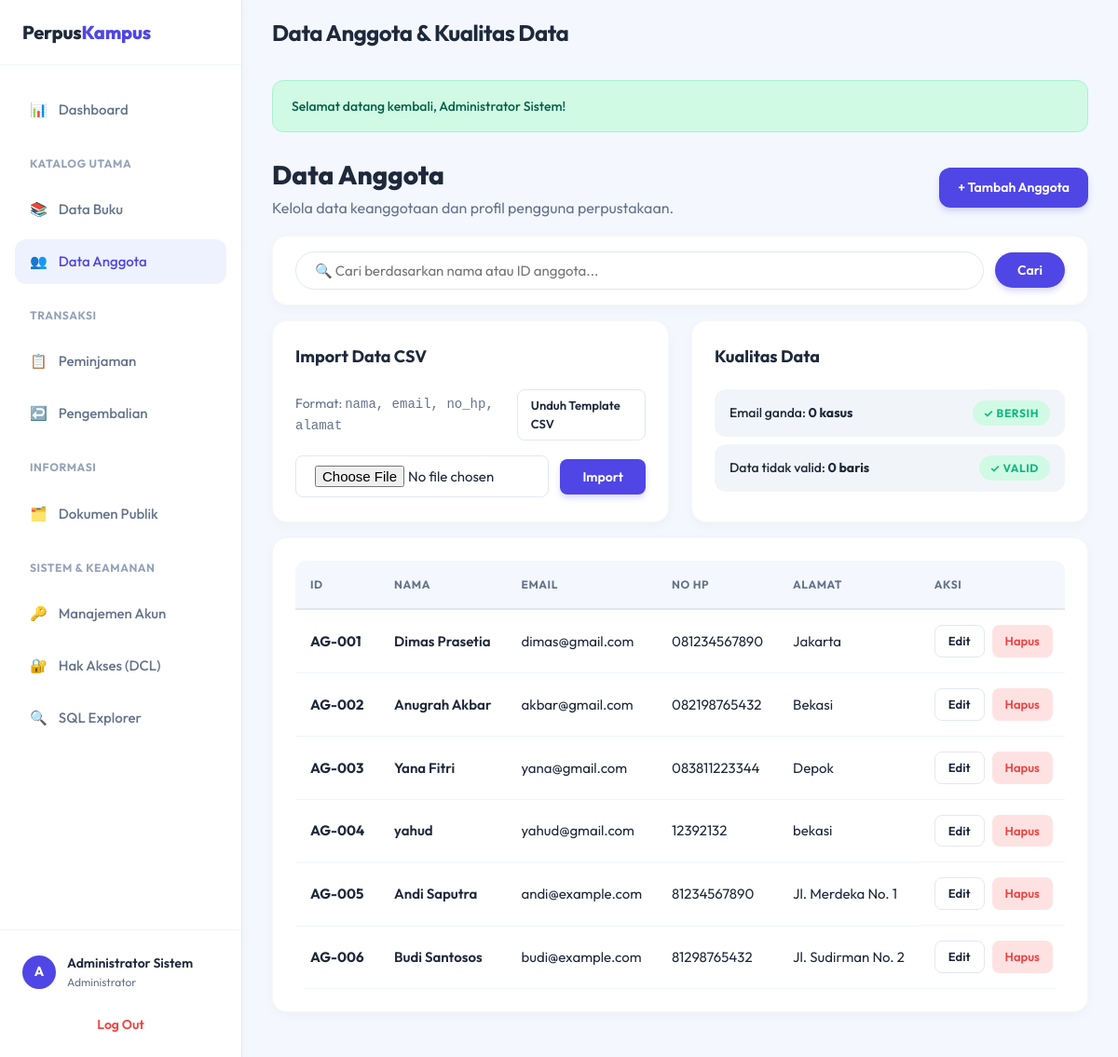
The app's page /index.php?url=anggota/index (signed in) with its own data.
### tables this page shows
CREATE TABLE `anggota` (
  `id_anggota` varchar(15) NOT NULL,
  `nama` varchar(100) NOT NULL,
  `email` varchar(100) NOT NULL,
  `no_hp` varchar(20) DEFAULT NULL,
  `alamat` text,
  PRIMARY KEY (`id_anggota`),
  UNIQUE KEY `email` (`email`)
);

### app/Core/Controller.php (called while the page is built, shortened)
<?php
class Controller {
    public function view($view, $data = []) {
        require_once __DIR__ . '/../Views/' . $view . '.php';
    }
    public function model($model) {
        return new $model();
    }
}

### app/Controllers/AnggotaController.php (called while the page is built, shortened)
<?php
class AnggotaController extends Controller {
    public function index() {
        $anggotaModel = $this->model('AnggotaModel');
        $keyword = $_GET['search'] ?? '';
        $data['anggota'] = $anggotaModel->getAllAnggota($keyword);
        $data['keyword'] = $keyword;
        $data['ganda']   = $anggotaModel->checkDataGanda();
        $data['invalid'] = $anggotaModel->checkDataInvalid();
        $this->view('anggota/index', $data);
    }
}

### app/Core/App.php (called while the page is built, shortened)
<?php
class App {
    protected $method     = 'index';
    public function __construct() {
        $url = $this->parseUrl();
        if (isset($url[0])) {
            $controllerName = ucfirst($url[0]) . 'Controller';
            $file = self::CONTROLLERS_PATH . $controllerName . '.php';
            if (file_exists($file)) {
                unset($url[0]);
            }
        }
        $this->controller = new $this->controller;
        if (isset($url[1])) {
            if (method_exists($this->controller, $url[1])) {
                $this->method = $url[1];
                unset($url[1]);
            }
        }
        $this->params = $url ? array_values($url) : [];
        call_user_func_array([$this->controller, $this->method], $this->params);
    }
    public function parseUrl(): array {
        if (isset($_GET['url'])) {
            return explode('/', filter_var(rtrim($_GET['url'], '/'), FILTER_SANITIZE_URL));
        }
        return [];
    }
}

### public/index.php (called while the page is built, shortened)
<?php
require_once BASE_PATH . '/app/Config/Database.php';
require_once BASE_PATH . '/app/Core/Model.php';
require_once BASE_PATH . '/app/Core/Controller.php';
require_once BASE_PATH . '/app/Core/App.php';
$app = new App();

### app/Core/Model.php (called while the page is built, shortened)
<?php
require_once __DIR__ . '/../Config/Database.php';
abstract class Model {
    public function __construct(PDO $db = null) {
        $this->db = $db ?? Database::getInstance();
    }
}

### app/Config/Database.php (called while the page is built, shortened)
<?php
class Database {
    private static $instance = null;
    private $host = 'localhost';
    private $user = 'root';
    private $pass = '';
    private $name = 'db_perpustakaan_kampus';
    private function __construct() {
        try {
            $dsn = "mysql:host={$this->host};dbname={$this->name};charset=utf8mb4";
            $options = [
                PDO::ATTR_ERRMODE            => PDO::ERRMODE_EXCEPTION,
                PDO::ATTR_DEFAULT_FETCH_MODE => PDO::FETCH_ASSOC,
                PDO::ATTR_EMULATE_PREPARES   => false,
            ];
            $this->conn = new PDO($dsn, $this->user, $this->pass, $options);
        } catch (PDOException $e) {
            die("Database Connection Error: " . $e->getMessage());
        }
    }
    public static function getInstance() {
        if (!self::$instance) {
            self::$instance = new Database();
        }
        return self::$instance->conn;
    }
}

### app/Models/AnggotaModel.php (called while the page is built, shortened)
<?php
class AnggotaModel extends Model {
    public function getAllAnggota(?string $search = '') {
        $query = "SELECT * FROM anggota";
        $params = [];
        $query .= " ORDER BY id_anggota";
        $stmt = $this->db->prepare($query);
        $stmt->execute($params);
        return $stmt->fetchAll();
    }
}

### app/Views/anggota/index.php (the view, shortened to what this page needs)
<?php include __DIR__ . '/../layouts/_flash.php'; ?>
<div class="flex-between align-center mb-4">
    <div>
        <h1 style="font-size:1.75rem; font-weight:800;">Data Anggota</h1>
        <p class="text-muted">Kelola data keanggotaan dan profil pengguna perpustakaan.</p>
    </div>
    <div class="flex-row-gap">
        <a href="index.php?url=anggota/tambah" class="btn btn-primary">+ Tambah Anggota</a>
    </div>
</div>
<div class="card mb-4 mt-2" style="padding: 1rem 1.5rem;">
    <form action="index.php" method="GET" class="search-form">
        <input type="text" name="search" placeholder="🔍 Cari berdasarkan nama atau ID anggota..."
               value="<?= htmlspecialchars($data['keyword'] ?? '') ?>" class="form-control" style="flex:1;">
        <button type="submit" class="btn btn-primary">Cari</button>
    </form>
</div>
<div class="grid-2 mb-4 mt-2">
    <div class="card">
        <h2>Import Data CSV</h2>
        <div class="flex-between align-center" style="margin-bottom:1rem;">
            <p class="text-muted" style="font-size:0.875rem; margin:0;">Format: <code>nama, email, no_hp, alamat</code></p>
            <a href="sample_anggota.csv" download class="btn btn-secondary btn-sm" style="border-radius: var(--radius-sm);">Unduh Template CSV</a>
        </div>
        <form action="index.php?url=anggota/import" method="POST" enctype="multipart/form-data" class="search-form">
            <input type="file" name="file_csv" accept=".csv" required class="form-control" style="border-radius: var(--radius-sm); flex:1;">
            <button type="submit" class="btn btn-primary" style="border-radius: var(--radius-sm);">Import</button>
        </form>
    </div>
    <div class="card">
        <h2>Kualitas Data</h2>
        <ul class="quality-list">
            <li>
                <div class="flex-between">
                    <span>Email ganda: <strong><?= count($data['ganda']) ?> kasus</strong></span>
                    <?php if(count($data['ganda']) > 0): ?>
                        <a href="index.php?url=anggota/clean" class="badge danger" style="text-decoration:none; cursor:pointer;" onclick="return confirm('Hapus semua duplikat?')">Bersihkan</a>
                    <?php else: ?>
                        <span class="badge success">✓ Bersih</span>
                    <?php endif; ?>
                </div>
            </li>
            <li>
                <div class="flex-between">
                    <span>Data tidak valid: <strong><?= count($data['invalid']) ?> baris</strong></span>
                    <span class="badge <?= count($data['invalid']) > 0 ? 'warning' : 'success' ?>">
                        <?= count($data['invalid']) > 0 ? '⚠ Perlu Diperbaiki' : '✓ Valid' ?>
                    </span>
                </div>
            </li>
        </ul>
    </div>
</div>
<div class="card mt-2">
    <div class="table-responsive">
        <table class="table">
            <thead>
                <tr>
                    <th>ID</th>
                    <th>Nama</th>
                    <th>Email</th>
                    <th>No HP</th>
                    <th>Alamat</th>
                    <th>Aksi</th>
                </tr>
            </thead>
            <tbody>
                <?php foreach($data['anggota'] as $row): ?>
                <tr>
                    <td><strong><?= $row['id_anggota'] ?></strong></td>
                    <td style="font-weight:600;"><?= htmlspecialchars($row['nama']) ?></td>
                    <td><?= htmlspecialchars($row['email']) ?></td>
                    <td><?= htmlspecialchars($row['no_hp'] ?? '-') ?></td>
                    <td><?= htmlspecialchars($row['alamat'] ?? '-') ?></td>
                    <td class="action-cell">
                        <a href="index.php?url=anggota/edit/<?= $row['id_anggota'] ?>" class="btn btn-sm btn-secondary">Edit</a>
                        <a href="index.php?url=anggota/hapus/<?= $row['id_anggota'] ?>" class="btn btn-sm btn-danger" onclick="return confirm('Hapus anggota ini?')">Hapus</a>
                    </td>
                </tr>
                <?php endforeach; ?>
            </tbody>
        </table>
    </div>
</div>

### public/css/style.css (style rules this page uses)
:root { --primary: #4F46E5; --primary-hover: #4338CA; --primary-light: #EEF2FF; --bg-body: #F4F7FE; --surface: #FFFFFF; --sidebar-bg: #FFFFFF; --text-main: #1E293B; --text-muted: #64748B; --text-light: #94A3B8; --border: #E2E8F0; --border-light: #F1F5F9; --success: #10B981; --success-bg: #D1FAE5; --warning: #F59E0B; --warning-bg: #FEF3C7; --danger: #EF4444; --danger-bg: #FEE2E2; --info: #3B82F6; --info-bg: #DBEAFE; --sidebar-width: 260px; --header-height: 70px; --radius-sm: 8px; --radius-md: 12px; --radius-lg: 16px; --shadow-sm: 0 1px 2px rgba(0, 0, 0, 0.04); --shadow-md: 0 4px 12px rgba(0, 0, 0, 0.03); --shadow-hover: 0 10px 25px rgba(0, 0, 0, 0.06); }
* { margin: 0; padding: 0; box-sizing: border-box; }
body { font-family: 'Outfit', -apple-system, BlinkMacSystemFont, sans-serif; background-color: var(--bg-body); color: var(--text-main); line-height: 1.6; -webkit-font-smoothing: antialiased; }
a { text-decoration: none; color: var(--primary); transition: all 0.2s ease; }
.mt-2 { margin-top: 1rem; }
.text-muted { color: var(--text-muted); }
.flex-between { display: flex; justify-content: space-between; align-items: center; }
.flex-row-gap { display: flex; gap: 0.75rem; align-items: center; }
.grid-2 { display: grid; grid-template-columns: repeat(auto-fit, minmax(360px, 1fr)); gap: 1.5rem; }
.card { background: var(--surface); border-radius: var(--radius-lg); padding: 1.5rem; box-shadow: var(--shadow-md); border: 1px solid rgba(0,0,0,0.03); transition: box-shadow 0.3s ease, transform 0.3s ease; }
.card h2 { font-size: 1.125rem; font-weight: 700; margin-bottom: 1.25rem; color: var(--text-main); }
.btn { display: inline-flex; align-items: center; justify-content: center; gap: 0.5rem; padding: 0.625rem 1.25rem; border-radius: var(--radius-md); font-weight: 600; font-size: 0.875rem; cursor: pointer; border: none; transition: all 0.2s ease; font-family: inherit; }
.btn-primary { background: var(--primary); color: white; box-shadow: 0 4px 6px rgba(79, 70, 229, 0.2); }
.btn-secondary { background: white; color: var(--text-main); border: 1px solid var(--border); }
.btn-danger { background: var(--danger-bg); color: var(--danger); }
.btn-sm { padding: 0.375rem 0.875rem; font-size: 0.8125rem; border-radius: var(--radius-sm); }
.badge { display: inline-flex; align-items: center; padding: 0.25rem 0.75rem; border-radius: 99px; font-size: 0.75rem; font-weight: 700; text-transform: uppercase; letter-spacing: 0.05em; }
.badge.success { background: var(--success-bg); color: var(--success); }
.form-control { width: 100%; padding: 0.625rem 1rem; border: 1.5px solid var(--border); border-radius: var(--radius-sm); font-family: inherit; font-size: 0.9375rem; transition: all 0.2s; background: var(--surface); color: var(--text-main); }
.search-form { display: flex; gap: 0.75rem; align-items: center; }
.search-form .form-control { border-radius: 99px; padding-left: 1.25rem; }
.search-form .btn { border-radius: 99px; padding-left: 1.5rem; padding-right: 1.5rem; }
.table-responsive { overflow-x: auto; border-radius: var(--radius-md); }
.table { width: 100%; border-collapse: collapse; white-space: nowrap; }
.table th { background: var(--bg-body); font-weight: 700; color: var(--text-muted); text-transform: uppercase; font-size: 0.75rem; letter-spacing: 0.05em; padding: 1rem; text-align: left; border-bottom: 2px solid var(--border); }
.table td { padding: 1rem; border-bottom: 1px solid var(--border-light); font-size: 0.9375rem; color: var(--text-main); vertical-align: middle; }
.table tbody tr { transition: background 0.2s; }
.action-cell { display: flex; gap: 0.5rem; }
.query-list, .quality-list { list-style: none; }
.query-list li a, .quality-list li { display: block; padding: 0.75rem 1rem; border-radius: var(--radius-md); margin-bottom: 0.5rem; background: var(--border-light); color: var(--text-main); font-size: 0.875rem; font-weight: 500; transition: all 0.2s; }

### records on screen
anggota: id_anggota "AG-001", nama "Dimas Prasetia", email "dimas@gmail.com", no_hp "081234567890", alamat "Jakarta"
anggota: id_anggota "AG-002", nama "Anugrah Akbar", email "akbar@gmail.com", no_hp "082198765432", alamat "Bekasi"
anggota: id_anggota "AG-003", nama "Yana Fitri", email "yana@gmail.com", no_hp "083811223344", alamat "Depok"
anggota: id_anggota "AG-004", nama "yahud", email "yahud@gmail.com", no_hp "12392132", alamat "bekasi"
anggota: id_anggota "AG-005", nama "Andi Saputra", email "andi@example.com", no_hp "81234567890", alamat "Jl. Merdeka No. 1"
anggota: id_anggota "AG-006", nama "Budi Santosos", email "budi@example.com", no_hp "81298765432", alamat "Jl. Sudirman No. 2"

### other values on screen
substr($_SESSION['user']['nama_lengkap'], 0, 1) "A"
$_SESSION['user']['nama_lengkap'] "Administrator Sistem"
$_SESSION['user']['role'] "Administrator"
$data['title'] "Data Anggota & Kualitas Data"
$_SESSION['flash'] "Selamat datang kembali, Administrator Sistem!"
count($data['ganda']) "0"
count($data['invalid']) "0"
